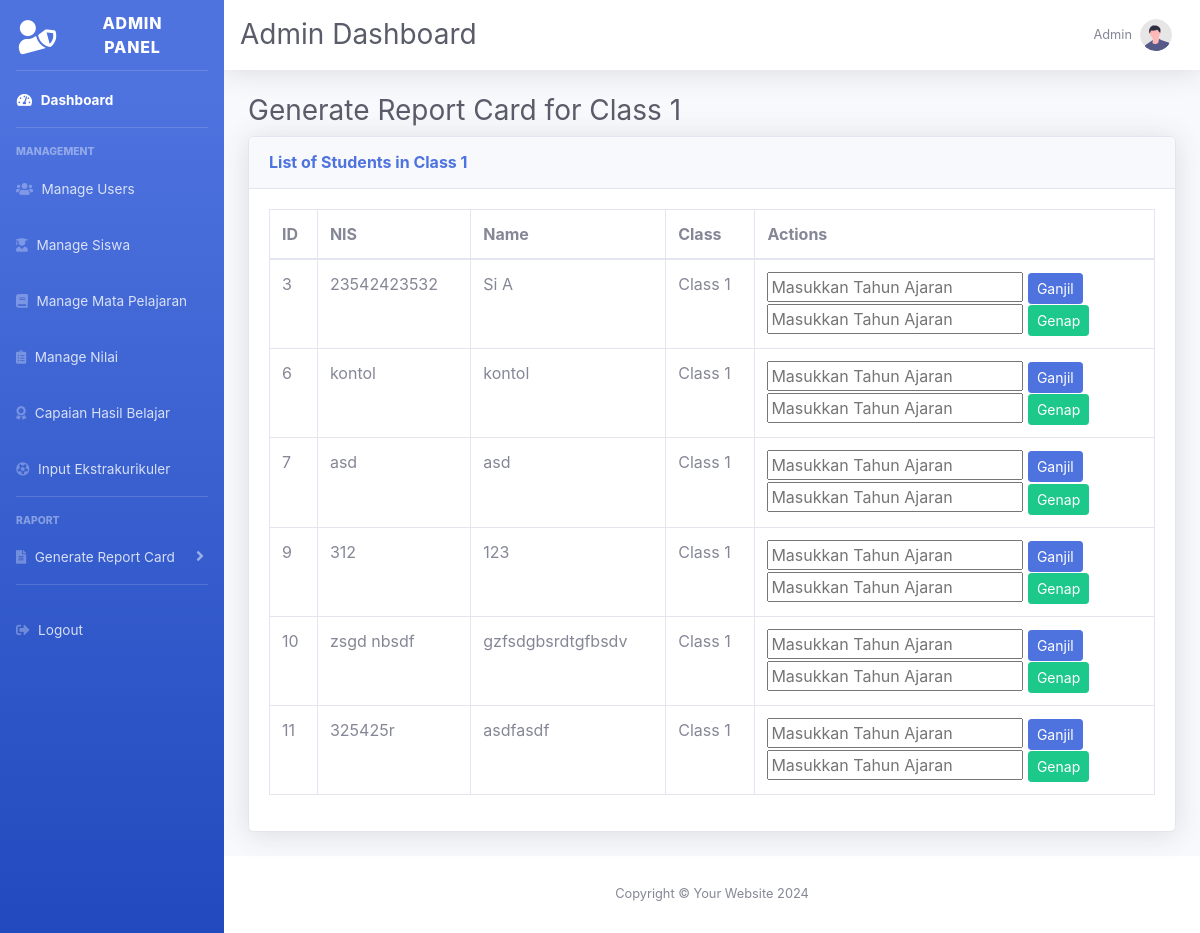
The app's page /admin/generate_report_card.php?class=Class 1 (signed in) with its own data.
### tables this page shows
CREATE TABLE `students` (
  `id` int(11) NOT NULL,
  `nis` varchar(20) NOT NULL,
  `student_name` varchar(100) NOT NULL,
  `student_class` varchar(50) NOT NULL,
  `gender` enum('Laki-laki','Perempuan') NOT NULL,
  `address` text DEFAULT NULL,
  `father_name` varchar(100) DEFAULT NULL,
  `mother_name` varchar(100) DEFAULT NULL,
  `father_job` varchar(50) NOT NULL,
  `mother_job` varchar(50) NOT NULL,
  `parent_phone` varchar(15) DEFAULT NULL,
  `created_at` timestamp NOT NULL DEFAULT current_timestamp(),
  `place_of_birth` varchar(100) DEFAULT NULL,
  `date_of_birth` date DEFAULT NULL,
  `religion` varchar(50) DEFAULT NULL,
  `previous_education` varchar(100) DEFAULT NULL,
  `student_address` text DEFAULT NULL,
  `parent_address` text DEFAULT NULL,
  `guardian_name` varchar(100) DEFAULT NULL,
  `guardian_job` varchar(100) DEFAULT NULL,
  `guardian_address` text DEFAULT NULL,
  `photo` longblob DEFAULT NULL
);

### admin/generate_report_card.php (the view, shortened to what this page needs)
<?php
include '../db.php';
$selected_class = isset($_GET['class']) ? $_GET['class'] : '';
$students = [];
if ($selected_class !== '') {
    $student_sql = "SELECT * FROM students WHERE student_class = '$selected_class'";
    $student_result = $conn->query($student_sql);
    while ($row = $student_result->fetch_assoc()) {
        $students[] = $row;
    }
}
?>
<!DOCTYPE html>
<html lang="en">
<head>
    <link href="../assets/vendor/fontawesome-free/css/all.min.css" rel="stylesheet" type="text/css">
    <link href="../assets/vendor/bootstrap/css/bootstrap.min.css" rel="stylesheet">
    <link href="../assets/css/sb-admin-2.min.css" rel="stylesheet">
</head>
<body id="page-top">
<div id="wrapper">
    <?php include 'sidebar.php'; ?>
    <div id="content-wrapper" class="d-flex flex-column">
        <div id="content">
            <?php include 'topbar.php'; ?>
            <div class="container-fluid">
                <h1 class="h3 mb-2 text-gray-800">Generate Report Card for <?php echo $selected_class; ?></h1>
                <?php if (!empty($students)) { ?>
                    <div class="card shadow mb-4">
                        <div class="card-header py-3">
                            <h6 class="m-0 font-weight-bold text-primary">List of Students in <?php echo $selected_class; ?></h6>
                        </div>
                        <div class="card-body">
                            <div class="table-responsive">
                                <table class="table table-bordered" width="100%" cellspacing="0">
                                    <thead>
                                        <tr>
                                            <th>ID</th>
                                            <th>NIS</th>
                                            <th>Name</th>
                                            <th>Class</th>
                                            <th>Actions</th>
                                        </tr>
                                    </thead>
                                    <tbody>
                                        <?php foreach ($students as $student) { ?>
                                            <tr>
                                                <td><?php echo $student['id']; ?></td>
                                                <td><?php echo $student['nis']; ?></td>
                                                <td><?php echo $student['student_name']; ?></td>
                                                <td><?php echo $student['student_class']; ?></td>
                                                <td>
                                                <form method="post" action="generate_report_pdf.php?student_id=<?php echo $student['id']; ?>&semester=ganjil">
                                                    <input type="text" name="tahun_ajaran" placeholder="Masukkan Tahun Ajaran" required>
                                                    <button type="submit" class="btn btn-primary btn-sm">Ganjil</button>
                                                </form>
                                                <form method="post" action="generate_report_pdf.php?student_id=<?php echo $student['id']; ?>&semester=genap">
                                                    <input type="text" name="tahun_ajaran" placeholder="Masukkan Tahun Ajaran" required>
                                                    <button type="submit" class="btn btn-success btn-sm">Genap</button>
                                                </form>
                                                </td>
                                            </tr>
                                        <?php } ?>
                                    </tbody>
                                </table>
                            </div>
                        </div>
                    </div>
                <?php } else { ?>
                    <div class="alert alert-warning" role="alert">
                        No students found for the selected class.
                    </div>
                <?php } ?>
            </div>
        </div>
        <?php include 'footer.php'; ?>
    </div>
</div>
</body>
</html>

### records on screen
students: id "3", nis "23542423532", student_name "Si A", student_class "Class 1"
students: id "6", nis "kontol", student_name "kontol", student_class "Class 1"
students: id "7", nis "asd", student_name "asd", student_class "Class 1"
students: id "9", nis "312", student_name "123", student_class "Class 1"
students: id "10", nis "zsgd nbsdf", student_name "gzfsdgbsrdtgfbsdv", student_class "Class 1"
students: id "11", nis "325425r", student_name "asdfasdf", student_class "Class 1"

### other values on screen
$selected_class "Class 1"
